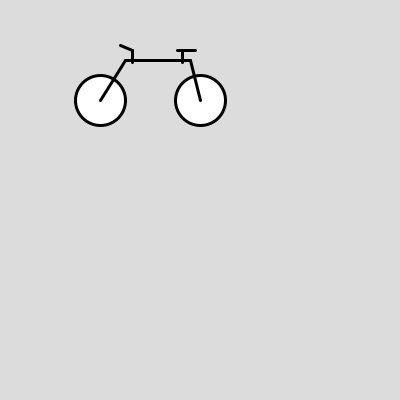
Frame 1 (no input)
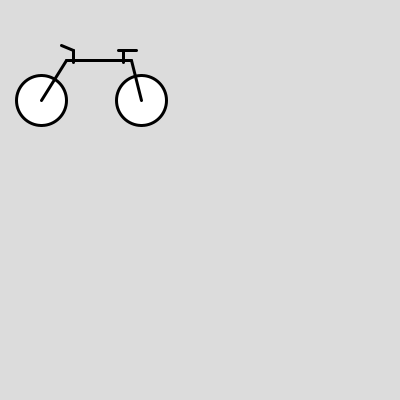
Frame 60 (the mouse pressed at the canvas centre just before this capture)
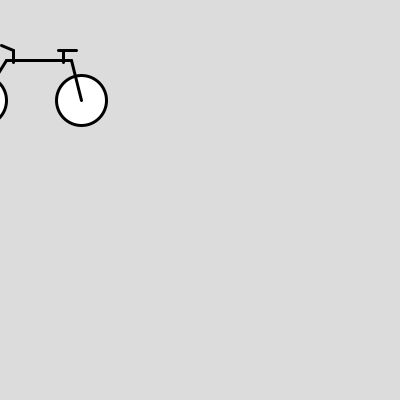
Frame 120 (the mouse held since frame 60 and released just before this capture)

The Processing sketch that drew these frames (run headless with seeded random() and noise(); from frame 60 on, the mouse is pressed at the canvas centre):

// Processing sketch: Bicycle4
// ── Bicycle4.pde
//this sketch draws the sportsBicycle to the screen
Bicycle sportsBicycle;

void setup() {
    size(400,400);
    sportsBicycle = new Bicycle();
}

void draw() {
    background(220);
    this.sportsBicycle.display();
    this.sportsBicycle.ride();
}       

void mousePressed(){
    println(mouseX,mouseY);
}
// ── Bicycle.pde
class Bicycle {

  // state or field
  int gear = 5;
  float xPos = 0;

  // behavior or method
  void braking() {
    println("Act of Braking");
  }
  
  // ride a bicycle
  void ride() {
    //need to figure out how to move all these pieces of the bicycle!
    xPos=xPos -1;
    if(xPos < -220){
      xPos = width-100;
    }
    println("imagine if this bicycle were moving!");
  }
  
  // draw a bicycle
  void display() {
    strokeWeight(3);
    
    //wheels
    circle(100+xPos, 100, 50);
    circle(200+xPos, 100, 50);

    line(125+xPos,60,190+xPos,60);

    line(200+xPos,100,190+xPos,60);
    line(125+xPos,60,100+xPos,100);

    line(132+xPos,50,132+xPos,62);
    line(132+xPos,50,120+xPos,45);

    line(182+xPos,50,182+xPos,62);
    line(177+xPos,50,195+xPos,50);


  }
}
